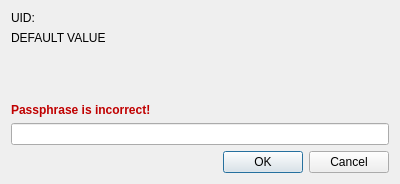
<?xml version="1.0" encoding="UTF-8"?>
<ui version="4.0">
 <class>PassphraseDialog</class>
 <widget class="QDialog" name="PassphraseDialog">
  <property name="geometry">
   <rect>
    <x>0</x>
    <y>0</y>
    <width>400</width>
    <height>184</height>
   </rect>
  </property>
  <property name="windowTitle">
   <string>Enter passphrase for the key</string>
  </property>
  <layout class="QVBoxLayout" name="verticalLayout">
   <item>
    <widget class="QLabel" name="label">
     <property name="text">
      <string>UID:</string>
     </property>
    </widget>
   </item>
   <item>
    <widget class="QLabel" name="uidLabel">
     <property name="sizePolicy">
      <sizepolicy hsizetype="Preferred" vsizetype="Expanding">
       <horstretch>0</horstretch>
       <verstretch>0</verstretch>
      </sizepolicy>
     </property>
     <property name="text">
      <string>DEFAULT VALUE</string>
     </property>
     <property name="alignment">
      <set>Qt::AlignLeading|Qt::AlignLeft|Qt::AlignTop</set>
     </property>
     <property name="wordWrap">
      <bool>true</bool>
     </property>
    </widget>
   </item>
   <item>
    <widget class="QLabel" name="errorLabel">
     <property name="palette">
      <palette>
       <active>
        <colorrole role="WindowText">
         <brush brushstyle="SolidPattern">
          <color alpha="255">
           <red>192</red>
           <green>0</green>
           <blue>0</blue>
          </color>
         </brush>
        </colorrole>
       </active>
       <inactive>
        <colorrole role="WindowText">
         <brush brushstyle="SolidPattern">
          <color alpha="255">
           <red>192</red>
           <green>0</green>
           <blue>0</blue>
          </color>
         </brush>
        </colorrole>
       </inactive>
       <disabled>
        <colorrole role="WindowText">
         <brush brushstyle="SolidPattern">
          <color alpha="255">
           <red>144</red>
           <green>141</green>
           <blue>139</blue>
          </color>
         </brush>
        </colorrole>
       </disabled>
      </palette>
     </property>
     <property name="font">
      <font>
       <weight>75</weight>
       <bold>true</bold>
      </font>
     </property>
     <property name="text">
      <string>Passphrase is incorrect!</string>
     </property>
     <property name="textFormat">
      <enum>Qt::PlainText</enum>
     </property>
    </widget>
   </item>
   <item>
    <widget class="QLineEdit" name="passLineEdit">
     <property name="echoMode">
      <enum>QLineEdit::Password</enum>
     </property>
    </widget>
   </item>
   <item>
    <widget class="QDialogButtonBox" name="buttonBox">
     <property name="orientation">
      <enum>Qt::Horizontal</enum>
     </property>
     <property name="standardButtons">
      <set>QDialogButtonBox::Cancel|QDialogButtonBox::Ok</set>
     </property>
    </widget>
   </item>
  </layout>
 </widget>
 <resources/>
 <connections>
  <connection>
   <sender>buttonBox</sender>
   <signal>accepted()</signal>
   <receiver>PassphraseDialog</receiver>
   <slot>accept()</slot>
   <hints>
    <hint type="sourcelabel">
     <x>248</x>
     <y>254</y>
    </hint>
    <hint type="destinationlabel">
     <x>157</x>
     <y>274</y>
    </hint>
   </hints>
  </connection>
  <connection>
   <sender>buttonBox</sender>
   <signal>rejected()</signal>
   <receiver>PassphraseDialog</receiver>
   <slot>reject()</slot>
   <hints>
    <hint type="sourcelabel">
     <x>316</x>
     <y>260</y>
    </hint>
    <hint type="destinationlabel">
     <x>286</x>
     <y>274</y>
    </hint>
   </hints>
  </connection>
 </connections>
</ui>
